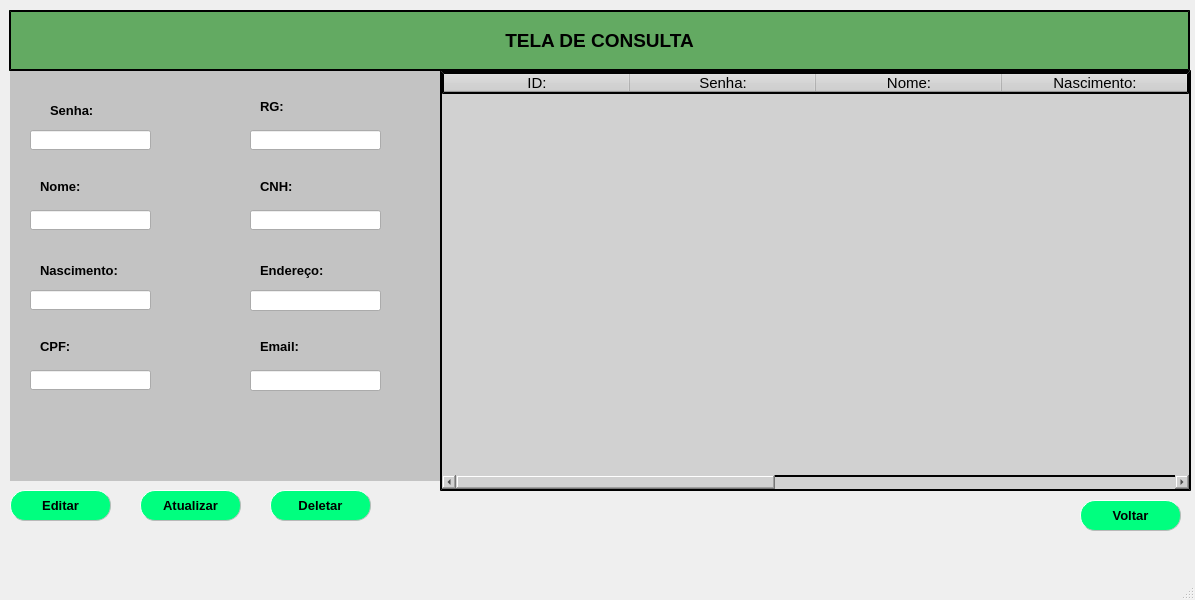
<?xml version="1.0" encoding="UTF-8"?>
<ui version="4.0">
 <class>MainWindow</class>
 <widget class="QMainWindow" name="MainWindow">
  <property name="geometry">
   <rect>
    <x>0</x>
    <y>0</y>
    <width>1195</width>
    <height>600</height>
   </rect>
  </property>
  <property name="windowTitle">
   <string>MainWindow</string>
  </property>
  <widget class="QWidget" name="centralwidget">
   <widget class="QTableWidget" name="tableWidget">
    <property name="geometry">
     <rect>
      <x>440</x>
      <y>70</y>
      <width>751</width>
      <height>421</height>
     </rect>
    </property>
    <property name="font">
     <font>
      <family>Arial</family>
      <pointsize>11</pointsize>
     </font>
    </property>
    <property name="styleSheet">
     <string notr="true">background-color: rgb(209, 209, 209);
border-style: outset;
border-width: 2px</string>
    </property>
    <attribute name="horizontalHeaderDefaultSectionSize">
     <number>186</number>
    </attribute>
    <attribute name="horizontalHeaderMinimumSectionSize">
     <number>39</number>
    </attribute>
    <attribute name="verticalHeaderDefaultSectionSize">
     <number>32</number>
    </attribute>
    <column>
     <property name="text">
      <string>ID:</string>
     </property>
    </column>
    <column>
     <property name="text">
      <string>Senha:</string>
     </property>
    </column>
    <column>
     <property name="text">
      <string>Nome:</string>
     </property>
    </column>
    <column>
     <property name="text">
      <string>Nascimento:</string>
     </property>
    </column>
    <column>
     <property name="text">
      <string>CPF:</string>
     </property>
    </column>
    <column>
     <property name="text">
      <string>RG:</string>
     </property>
    </column>
    <column>
     <property name="text">
      <string>CNH:</string>
     </property>
    </column>
    <column>
     <property name="text">
      <string>Endereço:</string>
     </property>
    </column>
    <column>
     <property name="text">
      <string>Email:</string>
     </property>
    </column>
   </widget>
   <widget class="QLabel" name="label">
    <property name="geometry">
     <rect>
      <x>9</x>
      <y>10</y>
      <width>1181</width>
      <height>61</height>
     </rect>
    </property>
    <property name="font">
     <font>
      <family>Arial</family>
      <pointsize>14</pointsize>
      <weight>75</weight>
      <bold>true</bold>
     </font>
    </property>
    <property name="styleSheet">
     <string notr="true">background-color: rgb(99, 170, 98);
border-style: outset;
border-width: 2px
</string>
    </property>
    <property name="text">
     <string>TELA DE CONSULTA</string>
    </property>
    <property name="alignment">
     <set>Qt::AlignCenter</set>
    </property>
   </widget>
   <widget class="QPushButton" name="pushButton">
    <property name="geometry">
     <rect>
      <x>1080</x>
      <y>500</y>
      <width>101</width>
      <height>31</height>
     </rect>
    </property>
    <property name="font">
     <font>
      <family>Arial</family>
      <pointsize>10</pointsize>
      <weight>75</weight>
      <bold>true</bold>
     </font>
    </property>
    <property name="styleSheet">
     <string notr="true">QPushButton{
background-color: rgb(0, 255, 127);
border-radius: 15px;
border-style: outset;
border-width: 1px;
border-color: rgb(185, 185, 185);
}
QPushButton:hover{
background-color: rgb(0, 170, 127);
color: rgb(59, 255, 56);
}</string>
    </property>
    <property name="text">
     <string>Voltar</string>
    </property>
   </widget>
   <widget class="QPushButton" name="pushButton_2">
    <property name="geometry">
     <rect>
      <x>10</x>
      <y>490</y>
      <width>101</width>
      <height>31</height>
     </rect>
    </property>
    <property name="font">
     <font>
      <family>Arial</family>
      <pointsize>10</pointsize>
      <weight>75</weight>
      <bold>true</bold>
     </font>
    </property>
    <property name="styleSheet">
     <string notr="true">QPushButton{
background-color: rgb(0, 255, 127);
border-radius: 15px;
border-style: outset;
border-width: 1px;
border-color: rgb(185, 185, 185);
}
QPushButton:hover{
background-color: rgb(0, 170, 127);
color: rgb(59, 255, 56);
}</string>
    </property>
    <property name="text">
     <string>Editar</string>
    </property>
   </widget>
   <widget class="QPushButton" name="pushButton_4">
    <property name="geometry">
     <rect>
      <x>270</x>
      <y>490</y>
      <width>101</width>
      <height>31</height>
     </rect>
    </property>
    <property name="font">
     <font>
      <family>Arial</family>
      <pointsize>10</pointsize>
      <weight>75</weight>
      <bold>true</bold>
     </font>
    </property>
    <property name="styleSheet">
     <string notr="true">QPushButton{
background-color: rgb(0, 255, 127);
border-radius: 15px;
border-style: outset;
border-width: 1px;
border-color: rgb(185, 185, 185);
}
QPushButton:hover{
background-color: rgb(0, 170, 127);
color: rgb(59, 255, 56);
}</string>
    </property>
    <property name="text">
     <string>Deletar</string>
    </property>
   </widget>
   <widget class="QLineEdit" name="lineEdit">
    <property name="geometry">
     <rect>
      <x>30</x>
      <y>130</y>
      <width>121</width>
      <height>20</height>
     </rect>
    </property>
   </widget>
   <widget class="QLineEdit" name="lineEdit_2">
    <property name="geometry">
     <rect>
      <x>30</x>
      <y>210</y>
      <width>121</width>
      <height>20</height>
     </rect>
    </property>
   </widget>
   <widget class="QLineEdit" name="lineEdit_3">
    <property name="geometry">
     <rect>
      <x>30</x>
      <y>290</y>
      <width>121</width>
      <height>20</height>
     </rect>
    </property>
   </widget>
   <widget class="QLineEdit" name="lineEdit_4">
    <property name="geometry">
     <rect>
      <x>30</x>
      <y>370</y>
      <width>121</width>
      <height>20</height>
     </rect>
    </property>
   </widget>
   <widget class="QLineEdit" name="lineEdit_5">
    <property name="geometry">
     <rect>
      <x>250</x>
      <y>130</y>
      <width>131</width>
      <height>20</height>
     </rect>
    </property>
   </widget>
   <widget class="QLineEdit" name="lineEdit_6">
    <property name="geometry">
     <rect>
      <x>250</x>
      <y>210</y>
      <width>131</width>
      <height>20</height>
     </rect>
    </property>
   </widget>
   <widget class="QLineEdit" name="lineEdit_7">
    <property name="geometry">
     <rect>
      <x>250</x>
      <y>290</y>
      <width>131</width>
      <height>21</height>
     </rect>
    </property>
   </widget>
   <widget class="QLineEdit" name="lineEdit_8">
    <property name="geometry">
     <rect>
      <x>250</x>
      <y>370</y>
      <width>131</width>
      <height>21</height>
     </rect>
    </property>
   </widget>
   <widget class="QLabel" name="label_2">
    <property name="geometry">
     <rect>
      <x>50</x>
      <y>100</y>
      <width>61</width>
      <height>21</height>
     </rect>
    </property>
    <property name="font">
     <font>
      <family>Arial</family>
      <pointsize>10</pointsize>
      <weight>75</weight>
      <bold>true</bold>
     </font>
    </property>
    <property name="text">
     <string>Senha:</string>
    </property>
   </widget>
   <widget class="QLabel" name="label_3">
    <property name="geometry">
     <rect>
      <x>40</x>
      <y>180</y>
      <width>47</width>
      <height>13</height>
     </rect>
    </property>
    <property name="font">
     <font>
      <family>Arial</family>
      <pointsize>10</pointsize>
      <weight>75</weight>
      <bold>true</bold>
     </font>
    </property>
    <property name="text">
     <string>Nome:</string>
    </property>
   </widget>
   <widget class="QLabel" name="label_4">
    <property name="geometry">
     <rect>
      <x>40</x>
      <y>260</y>
      <width>91</width>
      <height>21</height>
     </rect>
    </property>
    <property name="font">
     <font>
      <family>Arial</family>
      <pointsize>10</pointsize>
      <weight>75</weight>
      <bold>true</bold>
     </font>
    </property>
    <property name="text">
     <string>Nascimento:</string>
    </property>
   </widget>
   <widget class="QLabel" name="label_5">
    <property name="geometry">
     <rect>
      <x>40</x>
      <y>340</y>
      <width>47</width>
      <height>13</height>
     </rect>
    </property>
    <property name="font">
     <font>
      <family>Arial</family>
      <pointsize>10</pointsize>
      <weight>75</weight>
      <bold>true</bold>
     </font>
    </property>
    <property name="text">
     <string>CPF:</string>
    </property>
   </widget>
   <widget class="QLabel" name="label_6">
    <property name="geometry">
     <rect>
      <x>260</x>
      <y>100</y>
      <width>47</width>
      <height>13</height>
     </rect>
    </property>
    <property name="font">
     <font>
      <family>Arial</family>
      <pointsize>10</pointsize>
      <weight>75</weight>
      <bold>true</bold>
     </font>
    </property>
    <property name="text">
     <string>RG:</string>
    </property>
   </widget>
   <widget class="QLabel" name="label_7">
    <property name="geometry">
     <rect>
      <x>260</x>
      <y>180</y>
      <width>47</width>
      <height>13</height>
     </rect>
    </property>
    <property name="font">
     <font>
      <family>Arial</family>
      <pointsize>10</pointsize>
      <weight>75</weight>
      <bold>true</bold>
     </font>
    </property>
    <property name="text">
     <string>CNH:</string>
    </property>
   </widget>
   <widget class="QLabel" name="label_8">
    <property name="geometry">
     <rect>
      <x>260</x>
      <y>260</y>
      <width>71</width>
      <height>21</height>
     </rect>
    </property>
    <property name="font">
     <font>
      <family>Arial</family>
      <pointsize>10</pointsize>
      <weight>75</weight>
      <bold>true</bold>
     </font>
    </property>
    <property name="text">
     <string>Endereço:</string>
    </property>
   </widget>
   <widget class="QLabel" name="label_9">
    <property name="geometry">
     <rect>
      <x>260</x>
      <y>340</y>
      <width>47</width>
      <height>13</height>
     </rect>
    </property>
    <property name="font">
     <font>
      <family>Arial</family>
      <pointsize>10</pointsize>
      <weight>75</weight>
      <bold>true</bold>
     </font>
    </property>
    <property name="text">
     <string>Email:</string>
    </property>
   </widget>
   <widget class="QPushButton" name="pushButton_3">
    <property name="geometry">
     <rect>
      <x>140</x>
      <y>490</y>
      <width>101</width>
      <height>31</height>
     </rect>
    </property>
    <property name="font">
     <font>
      <family>Arial</family>
      <pointsize>10</pointsize>
      <weight>75</weight>
      <bold>true</bold>
     </font>
    </property>
    <property name="styleSheet">
     <string notr="true">QPushButton{
background-color: rgb(0, 255, 127);
border-radius: 15px;
border-style: outset;
border-width: 1px;
border-color: rgb(185, 185, 185);
}
QPushButton:hover{
background-color: rgb(0, 170, 127);
color: rgb(59, 255, 56);
}</string>
    </property>
    <property name="text">
     <string>Atualizar</string>
    </property>
   </widget>
   <widget class="QStackedWidget" name="stackedWidget">
    <property name="geometry">
     <rect>
      <x>10</x>
      <y>70</y>
      <width>431</width>
      <height>411</height>
     </rect>
    </property>
    <property name="styleSheet">
     <string notr="true">background-color: rgb(195, 195, 195);</string>
    </property>
    <widget class="QWidget" name="page">
     <widget class="QLabel" name="label_10">
      <property name="geometry">
       <rect>
        <x>30</x>
        <y>10</y>
        <width>331</width>
        <height>20</height>
       </rect>
      </property>
      <property name="font">
       <font>
        <family>Arial</family>
        <pointsize>12</pointsize>
        <weight>75</weight>
        <bold>true</bold>
       </font>
      </property>
      <property name="styleSheet">
       <string notr="true">color: rgb(0, 0, 127);</string>
      </property>
      <property name="text">
       <string/>
      </property>
      <property name="alignment">
       <set>Qt::AlignCenter</set>
      </property>
     </widget>
    </widget>
    <widget class="QWidget" name="page_2"/>
   </widget>
   <zorder>stackedWidget</zorder>
   <zorder>label_2</zorder>
   <zorder>lineEdit</zorder>
   <zorder>tableWidget</zorder>
   <zorder>label</zorder>
   <zorder>pushButton</zorder>
   <zorder>pushButton_2</zorder>
   <zorder>pushButton_4</zorder>
   <zorder>lineEdit_2</zorder>
   <zorder>lineEdit_3</zorder>
   <zorder>lineEdit_4</zorder>
   <zorder>lineEdit_5</zorder>
   <zorder>lineEdit_6</zorder>
   <zorder>lineEdit_7</zorder>
   <zorder>lineEdit_8</zorder>
   <zorder>label_3</zorder>
   <zorder>label_4</zorder>
   <zorder>label_5</zorder>
   <zorder>label_6</zorder>
   <zorder>label_7</zorder>
   <zorder>label_8</zorder>
   <zorder>label_9</zorder>
   <zorder>pushButton_3</zorder>
  </widget>
  <widget class="QMenuBar" name="menubar">
   <property name="geometry">
    <rect>
     <x>0</x>
     <y>0</y>
     <width>1195</width>
     <height>21</height>
    </rect>
   </property>
  </widget>
  <widget class="QStatusBar" name="statusbar"/>
 </widget>
 <resources/>
 <connections/>
</ui>
